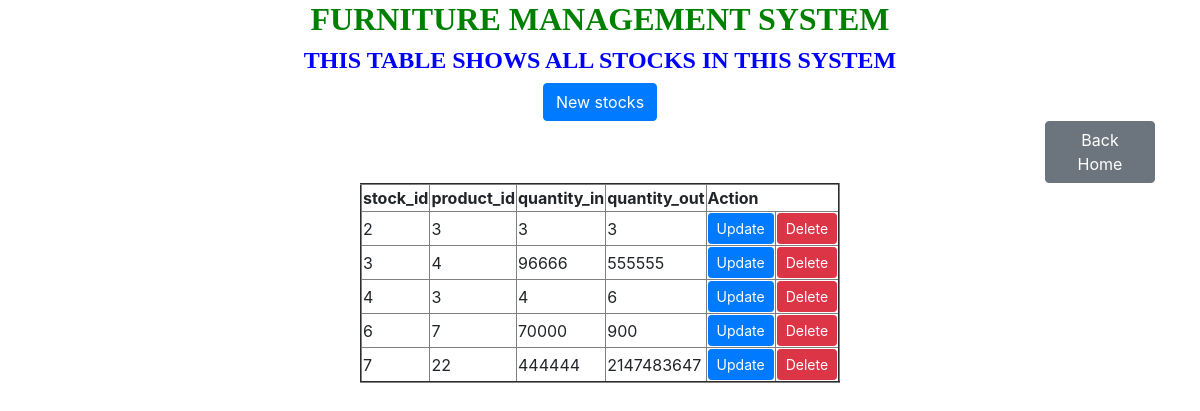
The app's page /viewstocks.php with its own data.
### tables this page shows
CREATE TABLE IF NOT EXISTS `stocks` (
  `stock_id` int(10) NOT NULL AUTO_INCREMENT,
  `product_id` int(15) NOT NULL,
  `quantity_in` int(12) NOT NULL,
  `quantity_out` int(11) NOT NULL,
  PRIMARY KEY (`stock_id`)
);

### viewstocks.php (the view, shortened to what this page needs)
<!DOCTYPE html>
<html>
<head>
    <link href="https://stackpath.bootstrapcdn.com/bootstrap/4.5.2/css/bootstrap.min.css" rel="stylesheet">
</head>
<body>
<center>
    <div class="container">
        <h2 style="text-align: center; font-family: century; font-weight: bold; color: green;">FURNITURE MANAGEMENT SYSTEM</h2>
        <h4 style="text-align: center; font-family: century; font-weight: bold; color:blue;">THIS TABLE SHOWS ALL STOCKS IN THIS SYSTEM </h4>
        <a href="stocks.html" class="btn btn-primary" style="margin-top: 0px;">New stocks</a>
        <a href="home.html" class="btn btn-secondary" style="margin-left: 1000px;">Back Home</a>
        <table border="2">
            <thead>
                <tr>
                    <th>stock_id</th>
                    <th>product_id</th>
                    <th>quantity_in</th>
                    <th>quantity_out</th>
                    <th colspan="2">Action</th>
                </tr>
            </thead>
            <tbody>
                <?php
                include "databaseconnection.php";
                $sql = "SELECT * FROM stocks";
                $result = $connection->query($sql);
                while ($row = $result->fetch_assoc()) {
                    echo "
                         <td>{$row['stock_id']}</td>
                        <td>{$row['product_id']}</td>
                        <td>{$row['quantity_in']}</td>
                        <td>{$row['quantity_out']}</td>
                        <td>
                            <a href='/RUKUNDO_AGNES_LAZIAH_222012834_GrpB_CAT /updatestocks.php?stock_id={$row['product_id']}' class='btn btn-primary btn-sm'>Update</a></td>
                            <td>
                            <a href='/RUKUNDO_AGNES_LAZIAH_222012834_GrpB_CAT/deletestocks.php?stock_id={$row['stock_id']}' class='btn btn-danger btn-sm'>Delete</a>
                        </td>
                    </tr>
                    ";
                }
                ?>
            </tbody>
        </table>
    </div>
    </center>
</body>
</html>

### records on screen
stocks: stock_id "2", product "3", quantity_in "3", quantity_out "3"
stocks: stock_id "3", product "4", quantity_in "96666", quantity_out "555555"
stocks: stock_id "4", product "3", quantity_in "4", quantity_out "6"
stocks: stock_id "6", product "7", quantity_in "70000", quantity_out "900"
stocks: stock_id "7", product "22", quantity_in "444444", quantity_out "2147483647"
